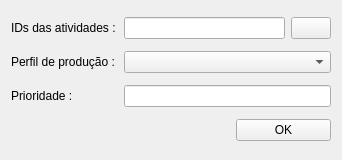
<?xml version="1.0" encoding="UTF-8"?>
<ui version="4.0">
 <class>Form</class>
 <widget class="QWidget" name="Form">
  <property name="geometry">
   <rect>
    <x>0</x>
    <y>0</y>
    <width>342</width>
    <height>160</height>
   </rect>
  </property>
  <property name="windowTitle">
   <string>Form</string>
  </property>
  <layout class="QGridLayout" name="gridLayout">
   <item row="0" column="0">
    <widget class="QLabel" name="label">
     <property name="text">
      <string>IDs das atividades :</string>
     </property>
    </widget>
   </item>
   <item row="0" column="1" colspan="2">
    <layout class="QHBoxLayout" name="horizontalLayout">
     <item>
      <widget class="QLineEdit" name="activity_id_le"/>
     </item>
     <item>
      <widget class="QPushButton" name="extract_field_btn">
       <property name="text">
        <string/>
       </property>
      </widget>
     </item>
    </layout>
   </item>
   <item row="1" column="0">
    <widget class="QLabel" name="label_3">
     <property name="text">
      <string>Perfil de produção :</string>
     </property>
    </widget>
   </item>
   <item row="1" column="1" colspan="2">
    <widget class="QComboBox" name="profiles_cb"/>
   </item>
   <item row="2" column="0">
    <widget class="QLabel" name="label_2">
     <property name="text">
      <string>Prioridade :</string>
     </property>
    </widget>
   </item>
   <item row="2" column="1" colspan="2">
    <widget class="QLineEdit" name="priority_le"/>
   </item>
   <item row="3" column="0" colspan="2">
    <spacer name="horizontalSpacer">
     <property name="orientation">
      <enum>Qt::Horizontal</enum>
     </property>
     <property name="sizeHint" stdset="0">
      <size>
       <width>219</width>
       <height>20</height>
      </size>
     </property>
    </spacer>
   </item>
   <item row="3" column="2">
    <widget class="QPushButton" name="ok_btn">
     <property name="text">
      <string>OK</string>
     </property>
    </widget>
   </item>
  </layout>
 </widget>
 <resources/>
 <connections/>
</ui>
